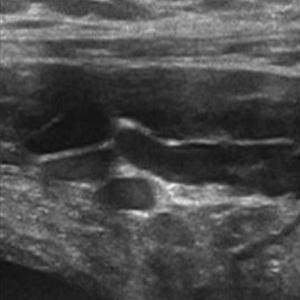
#> input picture images/image10091.jpg, 300 x 300 px, given as the content of the folder /content/drive/MyDrive/Dataset3/train/infected, which was not available
$ jupyter execute --allow-errors InnoX7_Notebook.ipynb   (text cells are left out)
#> lines starting #> are read from the running program, lines starting #| are printed output that depends on the picture; after the words box and inside, x2 and y2 are one past the last pixel; in counts of white or black regions, pixels touching at a corner belong together; pictures that were not available may be replaced by others from this repository, and a replacement may not be noted
[cell 1]
# Mount Google Drive
from google.colab import drive
drive.mount('/content/drive')

print("✅ Google Drive mounted successfully!")
print("📂 Access your dataset at: /content/drive/MyDrive/")

[cell 2]
import os
import random
import warnings
import numpy as np
import pandas as pd
import matplotlib.pyplot as plt
import seaborn as sns
from PIL import Image
from glob import glob
from tqdm import tqdm
import cv2
from scipy import ndimage

warnings.filterwarnings('ignore')


RANDOM_SEED = 42

def set_seed(seed=RANDOM_SEED):
    """Set random seeds for reproducibility across all libraries."""
#> called with seed = 42
    random.seed(seed)
    np.random.seed(seed)
    os.environ['PYTHONHASHSEED'] = str(seed)

    # TensorFlow specific
    import tensorflow as tf
    tf.random.set_seed(seed)
#> (this line was passed over: tensorflow is not available in this run)
    os.environ['TF_DETERMINISTIC_OPS'] = '1'
    os.environ['TF_CUDNN_DETERMINISTIC'] = '1'

set_seed(RANDOM_SEED)

import tensorflow as tf
from tensorflow import keras
from tensorflow.keras import layers, Model, regularizers
from tensorflow.keras.applications import EfficientNetB0
from tensorflow.keras.preprocessing.image import ImageDataGenerator
from tensorflow.keras.callbacks import EarlyStopping, ReduceLROnPlateau, ModelCheckpoint
from tensorflow.keras.optimizers import Adam


from sklearn.model_selection import train_test_split, StratifiedKFold, cross_val_score
from sklearn.preprocessing import StandardScaler, LabelEncoder
from sklearn.linear_model import LogisticRegression
from sklearn.ensemble import (
    RandomForestClassifier,
    GradientBoostingClassifier,
    VotingClassifier
)
from sklearn.calibration import CalibratedClassifierCV
from sklearn.metrics import (
    accuracy_score, precision_score, recall_score, f1_score,
    roc_auc_score, confusion_matrix, classification_report,
    roc_curve, auc
)


print("=" * 60)
print("ENVIRONMENT VERIFICATION")
print("=" * 60)
print(f"✅ TensorFlow Version: {tf.__version__}")
print(f"✅ NumPy Version: {np.__version__}")
print(f"✅ Pandas Version: {pd.__version__}")
print(f"✅ OpenCV Version: {cv2.__version__}")
print(f"✅ Random Seed Set: {RANDOM_SEED}")


#> (the rest of this cell did not finish here and is left out)

[cell 3]
# Base path to dataset in Google Drive
BASE_PATH = '/content/drive/MyDrive/Dataset3/'


TRAIN_INFECTED_PATH = os.path.join(BASE_PATH, 'train/infected/')      # PCOS training images
TRAIN_NON_INFECTED_PATH = os.path.join(BASE_PATH, 'train/notinfected/')  # Non-PCOS training images

# Test image paths
TEST_INFECTED_PATH = os.path.join(BASE_PATH, 'test/infected/')        # PCOS test images
TEST_NON_INFECTED_PATH = os.path.join(BASE_PATH, 'test/notinfected/')    # Non-PCOS test images


# TABULAR DATA PATH (Excel file)

TABULAR_DATA_PATH = os.path.join(BASE_PATH, 'PCOS Dataset.xlsx')

# Model save paths
MODEL_SAVE_PATH = '/content/drive/MyDrive/PCOS_Models/'
os.makedirs(MODEL_SAVE_PATH, exist_ok=True)


print("=" * 60)
print("DATASET PATH VERIFICATION")
print("=" * 60)

paths_valid = True


print("\n📂 TRAINING IMAGES:")
if os.path.exists(TRAIN_INFECTED_PATH):
    train_infected_count = len(glob(os.path.join(TRAIN_INFECTED_PATH, '*')))
    print(f"✅ Train Infected (PCOS): {TRAIN_INFECTED_PATH}")
    print(f"   Found: {train_infected_count} files")
else:
    print(f"❌ Train Infected NOT FOUND: {TRAIN_INFECTED_PATH}")
    paths_valid = False

if os.path.exists(TRAIN_NON_INFECTED_PATH):
    train_non_infected_count = len(glob(os.path.join(TRAIN_NON_INFECTED_PATH, '*')))
    print(f"✅ Train Non-Infected: {TRAIN_NON_INFECTED_PATH}")
    print(f"   Found: {train_non_infected_count} files")
else:
    print(f"❌ Train Non-Infected NOT FOUND: {TRAIN_NON_INFECTED_PATH}")
    paths_valid = False

# Check test image directories
print("\n📂 TEST IMAGES:")
if os.path.exists(TEST_INFECTED_PATH):
    test_infected_count = len(glob(os.path.join(TEST_INFECTED_PATH, '*')))
    print(f"✅ Test Infected (PCOS): {TEST_INFECTED_PATH}")
    print(f"   Found: {test_infected_count} files")
else:
    print(f"❌ Test Infected NOT FOUND: {TEST_INFECTED_PATH}")
    paths_valid = False

if os.path.exists(TEST_NON_INFECTED_PATH):
    test_non_infected_count = len(glob(os.path.join(TEST_NON_INFECTED_PATH, '*')))
    print(f"✅ Test Non-Infected: {TEST_NON_INFECTED_PATH}")
    print(f"   Found: {test_non_infected_count} files")
else:
    print(f"❌ Test Non-Infected NOT FOUND: {TEST_NON_INFECTED_PATH}")
    paths_valid = False

# Check Excel file
print("\n📂 TABULAR DATA:")
if os.path.exists(TABULAR_DATA_PATH):
    print(f"✅ Excel File: {TABULAR_DATA_PATH}")
else:
    print(f"❌ Excel File NOT FOUND: {TABULAR_DATA_PATH}")
    paths_valid = False

print("\n" + "=" * 60)
if paths_valid:
    print("✅ All dataset paths verified successfully!")
else:
    print("⚠️ Some paths not found. Please check BASE_PATH variable.")
print("=" * 60)

[cell 4]
# Image parameters (EfficientNet-B0 standard input)
IMG_SIZE = 224
IMG_SHAPE = (IMG_SIZE, IMG_SIZE, 3)
BATCH_SIZE = 32


def load_image_data(infected_path, not_infected_path, img_size=IMG_SIZE):
    """
    Load images from directories and create labels.

    Args:
        infected_path: Path to PCOS (infected) images
        not_infected_path: Path to non-PCOS (non-infected) images
        img_size: Target image size

    Returns:
        images: numpy array of images
        labels: numpy array of labels (1=PCOS/Infected, 0=Non-PCOS/Non-Infected)
        file_paths: list of file paths for reference
    """
    images = []
    labels = []
    file_paths = []

    # Load PCOS/Infected images (label = 1)
    print("Loading Infected (PCOS) images...")
    pcos_files = glob(os.path.join(infected_path, '*'))
    for img_path in tqdm(pcos_files, desc="Infected"):
        try:
            img = Image.open(img_path).convert('RGB')
            img = img.resize((img_size, img_size))
            img_array = np.array(img) / 255.0  # Normalize to [0, 1]
            images.append(img_array)
            labels.append(1)  # Infected/PCOS = 1
            file_paths.append(img_path)
        except Exception as e:
            print(f"Error loading {img_path}: {e}")
            continue

    # Load Non-PCOS/Non-Infected images (label = 0)
    print("Loading Non-Infected images...")
    non_pcos_files = glob(os.path.join(not_infected_path, '*'))
    for img_path in tqdm(non_pcos_files, desc="Non-Infected"):
        try:
            img = Image.open(img_path).convert('RGB')
            img = img.resize((img_size, img_size))
            img_array = np.array(img) / 255.0  # Normalize to [0, 1]
            images.append(img_array)
            labels.append(0)  # Non-Infected = 0
            file_paths.append(img_path)
        except Exception as e:
            print(f"Error loading {img_path}: {e}")
            continue

    return np.array(images), np.array(labels), file_paths


print("=" * 60)
print("LOADING TRAINING IMAGES")
print("=" * 60)

X_train_img_full, y_train_img_full, train_paths = load_image_data(
    TRAIN_INFECTED_PATH,
    TRAIN_NON_INFECTED_PATH
)
#> in load_image_data, img is the input picture: PIL image 300x300 RGB; min 15, max 242, mean 74.5
#> y_train_img_full = [1, 0]; train_paths = 2 items

print(f"\n✅ Training Images Loaded: {len(X_train_img_full)}")
#| ✅ Training Images Loaded: 2
print(f"   Infected (PCOS): {np.sum(y_train_img_full == 1)}")
#|    Infected (PCOS): 1
print(f"   Non-Infected: {np.sum(y_train_img_full == 0)}")
#|    Non-Infected: 1


print("\n" + "=" * 60)
print("LOADING TEST IMAGES")
print("=" * 60)

X_test_img, y_test_img, test_paths = load_image_data(
    TEST_INFECTED_PATH,
    TEST_NON_INFECTED_PATH
)
#> y_test_img = [1, 0]; test_paths = 2 items

print(f"\n✅ Test Images Loaded: {len(X_test_img)}")
#| ✅ Test Images Loaded: 2
print(f"   Infected (PCOS): {np.sum(y_test_img == 1)}")
#|    Infected (PCOS): 1
print(f"   Non-Infected: {np.sum(y_test_img == 0)}")
#|    Non-Infected: 1

print("\n" + "=" * 60)
print("IMAGE DATASET SUMMARY")
print("=" * 60)
print(f"Total Training Images: {len(X_train_img_full)}")
#| Total Training Images: 2
print(f"Total Test Images:     {len(X_test_img)}")
#| Total Test Images:     2
print(f"Image Shape:           {X_train_img_full[0].shape}")
#| Image Shape:           (224, 224, 3)
print(f"Training Class Balance: {np.sum(y_train_img_full == 1) / len(y_train_img_full):.2%} Infected")
#| Training Class Balance: 50.00% Infected
print(f"Test Class Balance:     {np.sum(y_test_img == 1) / len(y_test_img):.2%} Infected")
#| Test Class Balance:     50.00% Infected
print("=" * 60)

[cell 5]
import cv2
from scipy import ndimage

def preprocess_ultrasound_image(image, apply_all=True):
    """
    Apply medical image preprocessing pipeline to ultrasound images.

    Steps:
    1. Gaussian Blur - Noise reduction
    2. CLAHE Enhancement - Adaptive histogram equalization
    3. Optional: Morphological processing

    Args:
        image: Input image as numpy array (H, W, C) normalized to [0, 1]
        apply_all: Whether to apply full preprocessing

    Returns:
        Preprocessed image normalized to [0, 1]
    """
    # Convert to uint8 for OpenCV operations
    img_uint8 = (image * 255).astype(np.uint8)

    # Gaussian Blur for noise reduction
    blurred = cv2.GaussianBlur(img_uint8, (5, 5), 0)

    # CLAHE (Contrast Limited Adaptive Histogram Equalization)
    # Apply to each channel for color images
    clahe = cv2.createCLAHE(clipLimit=2.0, tileGridSize=(8, 8))

    if len(blurred.shape) == 3:
        # For color images, convert to LAB and apply CLAHE to L channel
        lab = cv2.cvtColor(blurred, cv2.COLOR_RGB2LAB)
        lab[:, :, 0] = clahe.apply(lab[:, :, 0])
        enhanced = cv2.cvtColor(lab, cv2.COLOR_LAB2RGB)
    else:
        enhanced = clahe.apply(blurred)

    if apply_all:
        #Light sharpening to enhance edges
        kernel = np.array([[-1, -1, -1],
                          [-1,  9, -1],
                          [-1, -1, -1]])
        sharpened = cv2.filter2D(enhanced, -1, kernel)

        # Blend sharpened with enhanced (50% each) to avoid over-sharpening
        final = cv2.addWeighted(enhanced, 0.7, sharpened, 0.3, 0)
    else:
        final = enhanced

    # Normalize back to [0, 1]
    return final.astype(np.float32) / 255.0


def visualize_preprocessing_steps(image):
    """
    Visualize all preprocessing steps for a single ultrasound image.
    Replicates the pipeline shown in academic papers.
    """
    # Convert to uint8
    img_uint8 = (image * 255).astype(np.uint8)

    # Original
    original = img_uint8.copy()

    #  Gaussian Blur
    gaussian_blurred = cv2.GaussianBlur(img_uint8, (5, 5), 0)

    #  Enhanced (CLAHE)
    clahe = cv2.createCLAHE(clipLimit=2.0, tileGridSize=(8, 8))
    if len(gaussian_blurred.shape) == 3:
        lab = cv2.cvtColor(gaussian_blurred, cv2.COLOR_RGB2LAB)
        lab[:, :, 0] = clahe.apply(lab[:, :, 0])
        enhanced = cv2.cvtColor(lab, cv2.COLOR_LAB2RGB)
    else:
        enhanced = clahe.apply(gaussian_blurred)

    # Grayscale for thresholding visualization
    gray = cv2.cvtColor(enhanced, cv2.COLOR_RGB2GRAY)

    #Binarization (Otsu's Thresholding)
    _, binary = cv2.threshold(gray, 0, 255, cv2.THRESH_BINARY + cv2.THRESH_OTSU)

    # Multilevel Thresholding (using multiple thresholds)
    # Simulate multilevel by using adaptive thresholding
    multilevel = cv2.adaptiveThreshold(gray, 255, cv2.ADAPTIVE_THRESH_GAUSSIAN_C,
                                        cv2.THRESH_BINARY, 11, 2)

    # Morphological Processing
    kernel = np.ones((3, 3), np.uint8)
    morphed = cv2.morphologyEx(binary, cv2.MORPH_CLOSE, kernel)
    morphed = cv2.morphologyEx(morphed, cv2.MORPH_OPEN, kernel)

    # Visualization
    fig, axes = plt.subplots(2, 4, figsize=(16, 8))
    fig.suptitle('Ultrasound Image Preprocessing Pipeline', fontsize=14, fontweight='bold')

    titles = ['1. Original', '2. Gaussian Blurred', '3. CLAHE Enhanced', '4. Grayscale',
              '5. Binarization\n(Otsu)', '6. Multilevel\nThresholding', '7. Morphological\nProcessing', '8. Final Enhanced']

    images = [original, gaussian_blurred, enhanced, gray, binary, multilevel, morphed, enhanced]

    for idx, (ax, img, title) in enumerate(zip(axes.flat, images, titles)):
        if len(img.shape) == 2:  # Grayscale
            ax.imshow(img, cmap='gray')
        else:
            ax.imshow(img)
        ax.set_title(title, fontsize=10)
        ax.axis('off')

    plt.tight_layout()
    plt.show()

    return enhanced


print("=" * 60)
print("APPLYING MEDICAL IMAGE PREPROCESSING")
print("=" * 60)


print("\n Preprocessing Pipeline Visualization (PCOS Sample):")
pcos_sample_idx = np.where(y_train_img_full == 1)[0][0]
#> pcos_sample_idx = 0
_ = visualize_preprocessing_steps(X_train_img_full[pcos_sample_idx])
#> in visualize_preprocessing_steps, `enhanced = cv2.cvtColor(lab, cv2.COLOR_LAB2RGB)`:
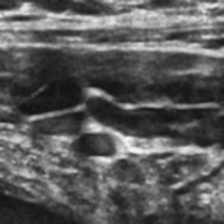
#> enhanced: shape (224, 224, 3); mean R, G, B 89.4, 89.4, 89.4
#> in visualize_preprocessing_steps, `_, binary = cv2.threshold(gray, 0, 255, cv2.THRESH_BINARY + cv2.THRESH..`:
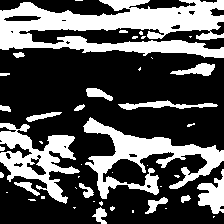
#> binary: shape (224, 224); 33% white; 46 white regions (26 under 20 px), largest, box (x1, y1, x2, y2) and area: (0, 0, 224, 58) 7502, (83, 117, 224, 199) 3684, (0, 123, 80, 204) 2647
#> in visualize_preprocessing_steps, `multilevel = cv2.adaptiveThreshold(gray, 255, cv2.ADAPTIVE_THRESH_GAUS..`:
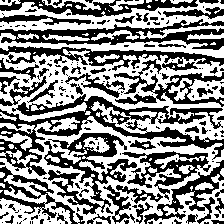
#> multilevel: shape (224, 224); 54.1% white; 196 black regions (138 under 20 px), largest, box (x1, y1, x2, y2) and area: (0, 94, 224, 176) 4575, (0, 19, 224, 50) 2506, (44, 133, 137, 215) 2469
#> in visualize_preprocessing_steps, `morphed = cv2.morphologyEx(binary, cv2.MORPH_CLOSE, kernel)`:
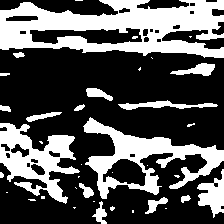
#> morphed: shape (224, 224); 33.9% white; 38 white regions (21 under 20 px), largest, box (x1, y1, x2, y2) and area: (0, 0, 224, 58) 7727, (83, 117, 224, 199) 3754, (0, 123, 80, 204) 2935
#> in visualize_preprocessing_steps, `morphed = cv2.morphologyEx(morphed, cv2.MORPH_OPEN, kernel)`:
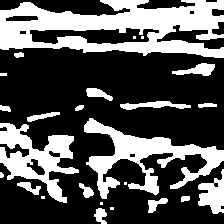
#> morphed: shape (224, 224); 33.1% white; 25 white regions (6 under 20 px), largest, box (x1, y1, x2, y2) and area: (0, 0, 224, 58) 7646, (84, 118, 224, 199) 3710, (0, 123, 79, 203) 2703
#> the loop in visualize_preprocessing_steps, `for idx, (ax, img, title) in enumerate(zip(axes.flat, images, titles)):` made 8 passes
#> title on passes 1, 2, 3, 4, 8: '1. Original', '2. Gaussian Blurred', '3. CLAHE Enhanced', '4. Grayscale', '8. Final Enhanced'
#> (the rest of the program and of its run is left out)
